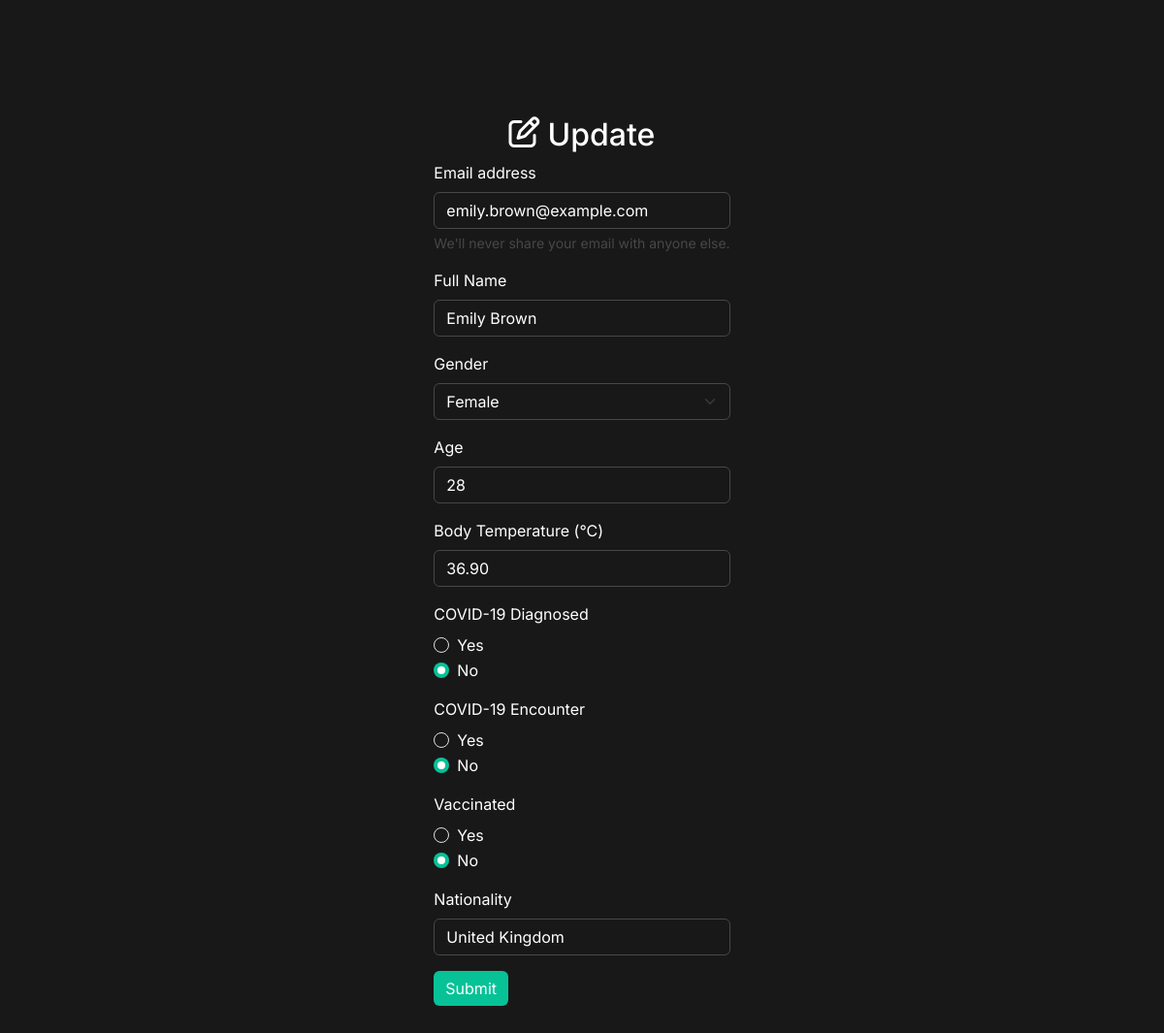
The app's page /update.php?id=19 with its own data.
### tables this page shows
CREATE TABLE `records` (
  `id` int(11) NOT NULL,
  `email` varchar(255) NOT NULL,
  `full_name` varchar(255) NOT NULL,
  `gender` varchar(255) NOT NULL,
  `age` int(11) NOT NULL,
  `temp` decimal(5,2) NOT NULL,
  `diagnosed` enum('YES','NO') NOT NULL,
  `encountered` enum('YES','NO') NOT NULL,
  `vaccinated` enum('YES','NO') NOT NULL,
  `nationality` varchar(255) NOT NULL
);

### includes/security.inc.php (called while the page is built, shortened)
<?php
function sanitizeOutput($data) {
    return htmlspecialchars($data, ENT_QUOTES, 'UTF-8');
}
?>

### update.php (the view, shortened to what this page needs)
<?php
include './includes/dbconn.inc.php';
include './includes/security.inc.php';
$id = (int)$_GET['id'];
$fetch_sql = "SELECT * FROM records WHERE id = ?";
$fetch_stmt = mysqli_prepare($conn, $fetch_sql);
mysqli_stmt_bind_param($fetch_stmt, "i", $id);
mysqli_stmt_execute($fetch_stmt);
$fetch_result = mysqli_stmt_get_result($fetch_stmt);
if ($fetch_result && mysqli_num_rows($fetch_result) > 0) {
  $user_data = mysqli_fetch_assoc($fetch_result);
  $email = $user_data['email'];
  $full_name = $user_data['full_name'];
  $gender = $user_data['gender'];
  $age = $user_data['age'];
  $temp = $user_data['temp'];
  $diagnosed = $user_data['diagnosed'];
  $encounter = $user_data['encountered'];
  $vaccinated = $user_data['vaccinated'];
  $nationality = $user_data['nationality'];
} else {
  mysqli_stmt_close($fetch_stmt);
  header('Location: dashboard_admin.php');
  exit();
}
$fetch_query = "SELECT * FROM records WHERE id = '$id'";
$fetch_result = mysqli_query($conn, $fetch_query);
if ($fetch_result && mysqli_num_rows($fetch_result) > 0) {
  $user_data = mysqli_fetch_assoc($fetch_result);
  $email = $user_data['email'];
  $full_name = $user_data['full_name'];
  $gender = $user_data['gender'];
  $age = $user_data['age'];
  $temp = $user_data['temp'];
  $diagnosed = $user_data['diagnosed'];
  $encounter = $user_data['encountered'];
  $vaccinated = $user_data['vaccinated'];
  $nationality = $user_data['nationality'];
} else {
  echo 'User not found.';
  exit;
}
?>
<!DOCTYPE html>
<html lang="en">
<head>
  <link rel="stylesheet" href="./styles/update.css">
  <link href="https://cdn.jsdelivr.net/npm/bootstrap@5.3.1/dist/css/bootstrap.min.css" rel="stylesheet">
</head>
<body>
  <main class="wrapper-form">
    <h2 class="update-title"><i class="fa-regular fa-pen-to-square"></i>Update</h2>
    <form method="post" action="">
      <div class="mb-3">
        <label for="InputEmail" class="form-label">Email address</label>
        <input type="email" class="form-control" id="InputEmail" name="email" aria-describedby="emailHelp" value="<?php echo sanitizeOutput($email); ?>" required>
        <div id="emailHelp" class="form-text">We'll never share your email with anyone else.</div>
      </div>
      <div class="mb-3">
        <label for="InputFullName" class="form-label">Full Name</label>
        <input type="text" class="form-control" id="InputFullName" name="full_name" value="<?php echo $full_name ?>">
      </div>
      <div class="mb-3">
        <label for="InputGender" class="form-label">Gender</label>
        <select class="form-select" id="InputGender" name="gender">
          <option value="Female" <?php if ($gender === 'Female') echo 'selected' ?>>Female</option>
        </select>
      </div>
      <div class="mb-3">
        <label for="InputAge" class="form-label">Age</label>
        <input type="number" class="form-control" id="InputAge" name="age" value="<?php echo $age ?>">
      </div>
      <div class="mb-3">
        <label for="InputTemp" class="form-label">Body Temperature (°C)</label>
        <input type="number" step="0.01" class="form-control" id="InputTemp" name="temp" value="<?php echo $temp ?>">
      </div>
      <div class="mb-3">
        <label class="form-label">COVID-19 Diagnosed</label>
        <div class="form-check">
          <input class="form-check-input" type="radio" name="diagnosed" id="DiagnosedYes" value="Yes" <?php if ($diagnosed === 'YES') echo 'checked' ?>>
          <label class="form-check-label" for="DiagnosedYes">
            Yes
          </label>
        </div>
        <div class="form-check">
          <input class="form-check-input" type="radio" name="diagnosed" id="DiagnosedNo" value="No" <?php if ($diagnosed === 'NO') echo 'checked' ?>>
          <label class="form-check-label" for="DiagnosedNo">
            No
          </label>
        </div>
      </div>
      <div class="mb-3">
        <label class="form-label">COVID-19 Encounter</label>
        <div class="form-check">
          <input class="form-check-input" type="radio" name="encounter" id="EncounterYes" value="Yes" <?php if ($encounter === 'YES') echo 'checked' ?>>
          <label class="form-check-label" for="EncounterYes">
            Yes
          </label>
        </div>
        <div class="form-check">
          <input class="form-check-input" type="radio" name="encounter" id="EncounterNo" value="No" <?php if ($encounter === 'NO') echo 'checked' ?>>
          <label class="form-check-label" for="EncounterNo">
            No
          </label>
        </div>
      </div>
      <div class="mb-3">
        <label class="form-label">Vaccinated</label>
        <div class="form-check">
          <input class="form-check-input" type="radio" name="vaccinated" id="VaccinatedYes" value="Yes" <?php if ($vaccinated === 'YES') echo 'checked' ?>>
          <label class="form-check-label" for="VaccinatedYes">
            Yes
          </label>
        </div>
        <div class="form-check">
          <input class="form-check-input" type="radio" name="vaccinated" id="VaccinatedNo" value="No" <?php if ($vaccinated === 'NO') echo 'checked' ?>>
          <label class="form-check-label" for="VaccinatedNo">
            No
          </label>
        </div>
      </div>
      <div class="mb-3">
        <label for="InputNationality" class="form-label">Nationality</label>
        <input type="text" class="form-control" id="InputNationality" name="nationality" value="<?php echo $nationality ?>">
      </div>
      <button type="submit" class="btn btn-primary" name="submit">Submit</button>
    </form>
  </main>
</body>
</html>

### styles/update.css (style rules this page uses)
:root { --clr-primary: #181818; --clr-complementary: #07c297; --clr-accent: #474747; --ff-base: 'Inter', sans-serif; }
* { box-sizing: border-box; }
html { color-scheme: dark !important; scroll-behavior: smooth; }
body { background-color: var(--clr-primary) !important; color: white !important; font-family: var(--ff-base) !important; line-height: 1.5; padding: 120px 0; margin: 0; }
.wrapper-form { display: grid; place-items: center; }
.btn.btn-primary { background-color: var(--clr-complementary) !important; outline: none; border: none; }
.form-check-input:checked { background-color: var(--clr-complementary) !important; outline: none; border: none; }
select, input { background-color: var(--clr-primary) !important; }
input[type="text"], input[type="number"], input[type="email"], select, .form-select { color: white !important; border: 1px solid var(--clr-accent) !important; }
#emailHelp { color: var(--clr-accent); font-size: small !; }
.update-title { display: flex; gap: 0.5rem; }

### records on screen
records: email "emily.brown@example.com", full_name "Emily Brown", gender "Female", age "28", temp "36.90", diagnosed "☐ Yes", diagnosed "☑ No", encountered "☐ Yes", encountered "☑ No", vaccinated "☐ Yes", vaccinated "☑ No", nationality "United Kingdom"
